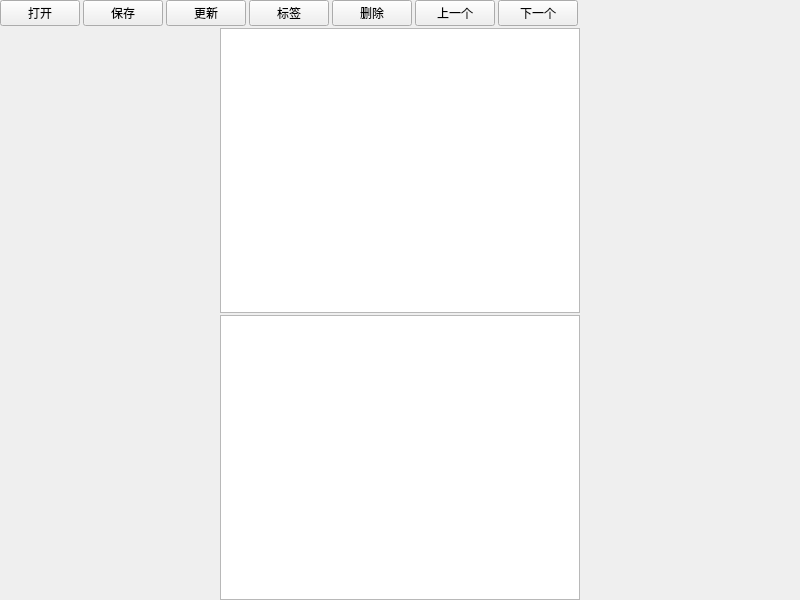
<?xml version="1.0" encoding="UTF-8"?>
<ui version="4.0">
 <class>qolo_data</class>
 <widget class="QWidget" name="qolo_data">
  <property name="geometry">
   <rect>
    <x>0</x>
    <y>0</y>
    <width>800</width>
    <height>600</height>
   </rect>
  </property>
  <property name="windowTitle">
   <string>qolo_data</string>
  </property>
  <layout class="QVBoxLayout" name="verticalLayout_2">
   <property name="spacing">
    <number>2</number>
   </property>
   <property name="leftMargin">
    <number>0</number>
   </property>
   <property name="topMargin">
    <number>0</number>
   </property>
   <property name="rightMargin">
    <number>0</number>
   </property>
   <property name="bottomMargin">
    <number>0</number>
   </property>
   <item>
    <layout class="QHBoxLayout" name="horizontalLayout">
     <property name="spacing">
      <number>3</number>
     </property>
     <item>
      <widget class="QPushButton" name="open">
       <property name="text">
        <string>打开</string>
       </property>
      </widget>
     </item>
     <item>
      <widget class="QPushButton" name="save">
       <property name="text">
        <string>保存</string>
       </property>
      </widget>
     </item>
     <item>
      <widget class="QPushButton" name="update">
       <property name="text">
        <string>更新</string>
       </property>
      </widget>
     </item>
     <item>
      <widget class="QPushButton" name="all_label">
       <property name="text">
        <string>标签</string>
       </property>
      </widget>
     </item>
     <item>
      <widget class="QPushButton" name="del">
       <property name="text">
        <string>删除</string>
       </property>
      </widget>
     </item>
     <item>
      <widget class="QPushButton" name="up">
       <property name="text">
        <string>上一个</string>
       </property>
      </widget>
     </item>
     <item>
      <widget class="QPushButton" name="down">
       <property name="text">
        <string>下一个</string>
       </property>
      </widget>
     </item>
     <item>
      <spacer name="horizontalSpacer">
       <property name="orientation">
        <enum>Qt::Horizontal</enum>
       </property>
       <property name="sizeHint" stdset="0">
        <size>
         <width>40</width>
         <height>20</height>
        </size>
       </property>
      </spacer>
     </item>
    </layout>
   </item>
   <item>
    <layout class="QHBoxLayout" name="g_layout">
     <property name="spacing">
      <number>1</number>
     </property>
     <item>
      <layout class="QVBoxLayout" name="list_layout">
       <property name="spacing">
        <number>2</number>
       </property>
       <item>
        <widget class="QListWidget" name="curr_label">
         <property name="minimumSize">
          <size>
           <width>20</width>
           <height>0</height>
          </size>
         </property>
         <property name="maximumSize">
          <size>
           <width>360</width>
           <height>16777215</height>
          </size>
         </property>
         <property name="font">
          <font>
           <pointsize>12</pointsize>
          </font>
         </property>
        </widget>
       </item>
       <item>
        <widget class="QListWidget" name="file_list">
         <property name="minimumSize">
          <size>
           <width>20</width>
           <height>0</height>
          </size>
         </property>
         <property name="maximumSize">
          <size>
           <width>360</width>
           <height>16777215</height>
          </size>
         </property>
         <property name="font">
          <font>
           <pointsize>12</pointsize>
          </font>
         </property>
        </widget>
       </item>
      </layout>
     </item>
    </layout>
   </item>
  </layout>
 </widget>
 <resources/>
 <connections/>
</ui>
